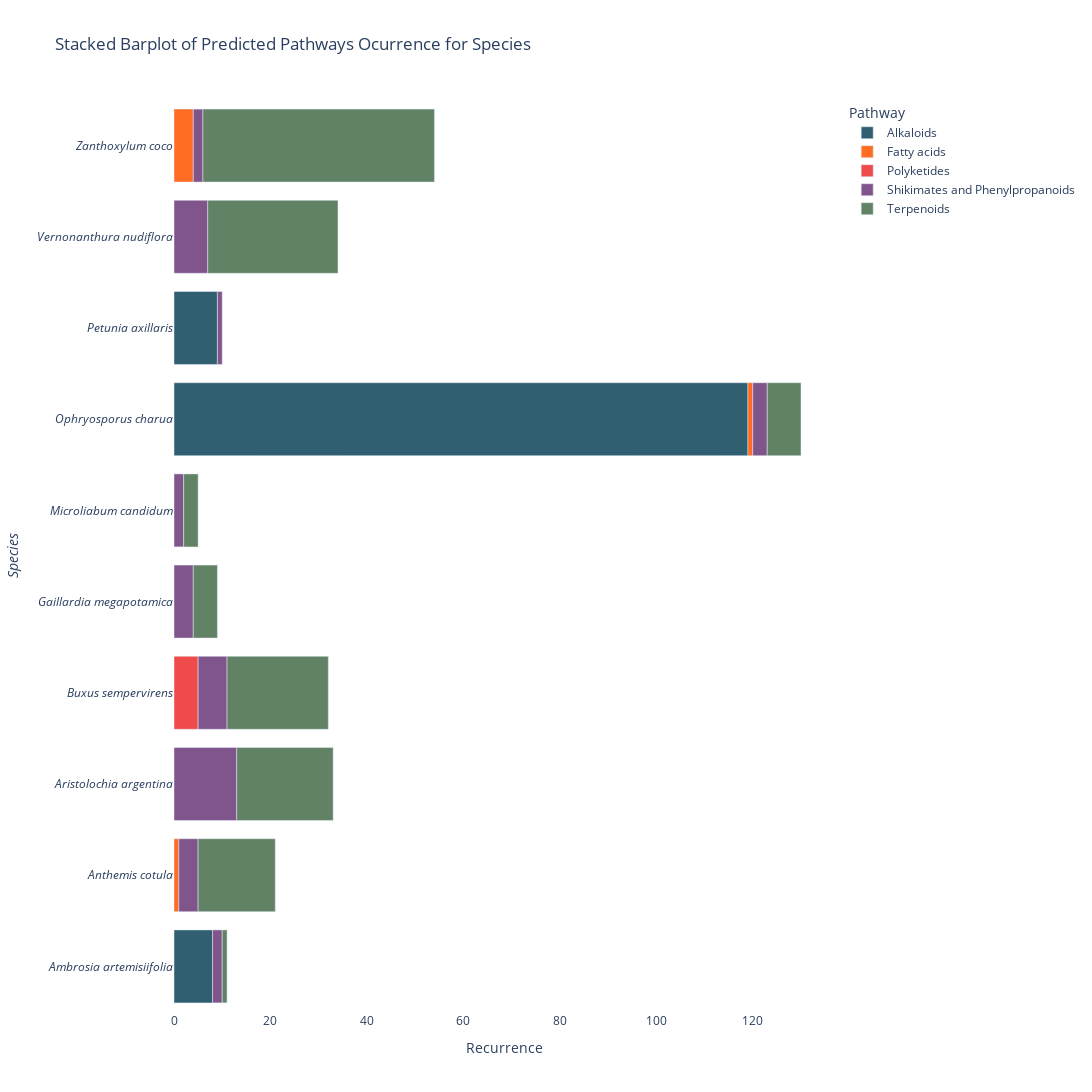
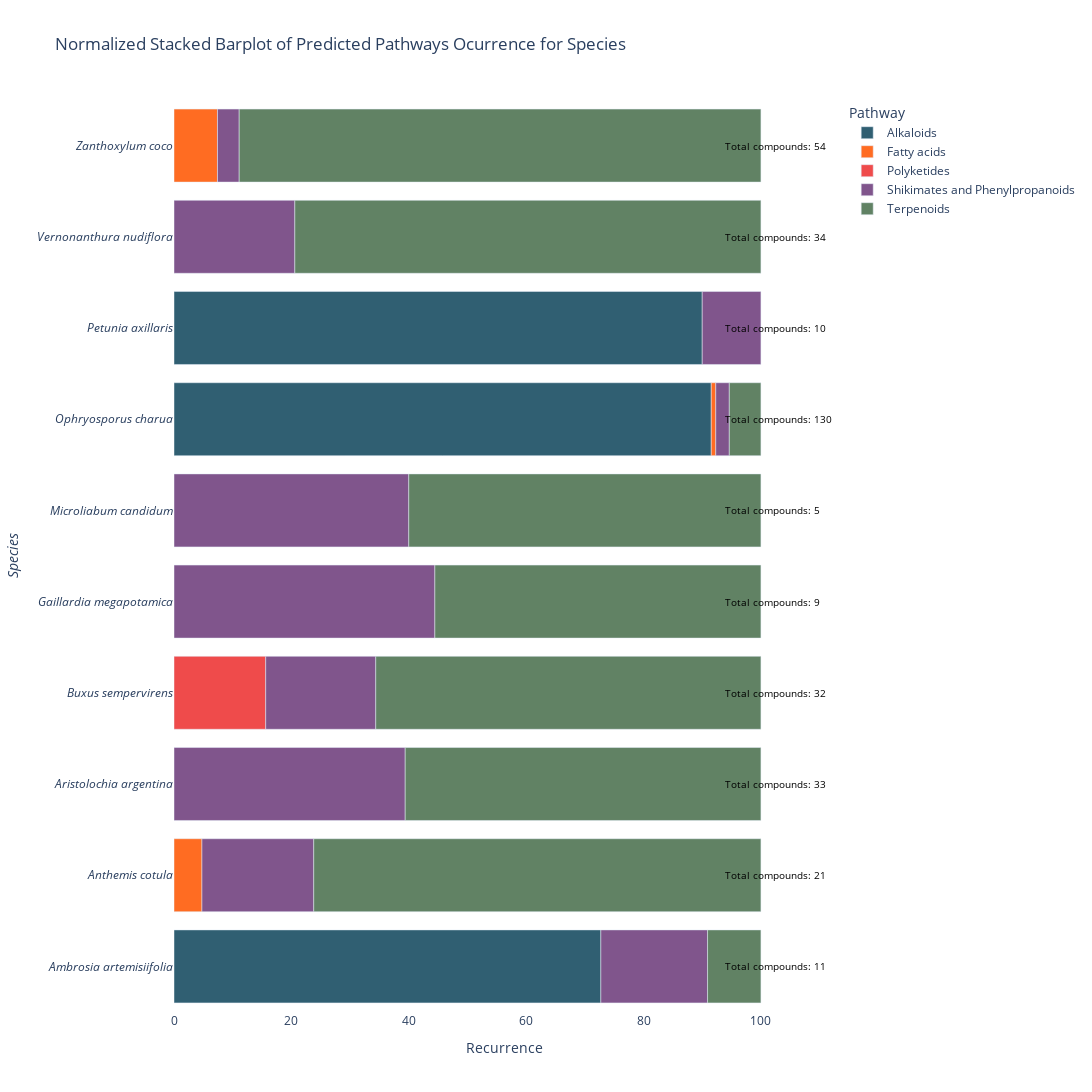

The cell these charts' notebook holds for them, in order:
### Markdown cell above
# BARPLOT PATHWAY - SPECIES

### Code cell
barplot_pathway_species(output_folder)
barplot_pathway_species_normalized(output_folder)

### Figure 1 — Plotly figure (JSON) as saved in the notebook; plotly's stock layout.template omitted (floating-point values rounded to 4 significant figures)
{"data": [{"alignmentgroup": "True", "hovertemplate": "Pathway=Alkaloids<br>Recurrence=%{x}<br>species=%{y}<extra></extra>", "legendgroup": "Alkaloids", "marker": {"color": "#305F72", "pattern": {"shape": ""}}, "name": "Alkaloids", "offsetgroup": "Alkaloids", "orientation": "h", "showlegend": true, "textposition": "auto", "type": "bar", "x": [9, 119, 8], "xaxis": "x", "y": ["Aristolochia argentina", "Buxus sempervirens", "Zanthoxylum coco"], "yaxis": "y"}, {"alignmentgroup": "True", "hovertemplate": "Pathway=Fatty acids<br>Recurrence=%{x}<br>species=%{y}<extra></extra>", "legendgroup": "Fatty acids", "marker": {"color": "#FF6C22", "pattern": {"shape": ""}}, "name": "Fatty acids", "offsetgroup": "Fatty acids", "orientation": "h", "showlegend": true, "textposition": "auto", "type": "bar", "x": [4, 1, 1], "xaxis": "x", "y": ["Ambrosia artemisiifolia", "Buxus sempervirens", "Vernonanthura nudiflora"], "yaxis": "y"}, {"alignmentgroup": "True", "hovertemplate": "Pathway=Polyketides<br>Recurrence=%{x}<br>species=%{y}<extra></extra>", "legendgroup": "Polyketides", "marker": {"color": "#EF4B4B", "pattern": {"shape": ""}}, "name": "Polyketides", "offsetgroup": "Polyketides", "orientation": "h", "showlegend": true, "textposition": "auto", "type": "bar", "x": [5], "xaxis": "x", "y": ["Ophryosporus charua"], "yaxis": "y"}, {"alignmentgroup": "True", "hovertemplate": "Pathway=Shikimates and Phenylpropanoids<br>Recurrence=%{x}<br>species=%{y}<extra></extra>", "legendgroup": "Shikimates and Phenylpropanoids", "marker": {"color": "#80558C", "pattern": {"shape": ""}}, "name": "Shikimates and Phenylpropanoids", "offsetgroup": "Shikimates and Phenylpropanoids", "orientation": "h", "showlegend": true, "textposition": "auto", "type": "bar", "x": [2, 7, 1, 3, 2, 4, 6, 13, 4, 2], "xaxis": "x", "y": ["Ambrosia artemisiifolia", "Anthemis cotula", "Aristolochia argentina", "Buxus sempervirens", "Gaillardia megapotamica", "Microliabum candidum", "Ophryosporus charua", "Petunia axillaris", "Vernonanthura nudiflora", "Zanthoxylum coco"], "yaxis": "y"}, {"alignmentgroup": "True", "hovertemplate": "Pathway=Terpenoids<br>Recurrence=%{x}<br>species=%{y}<extra></extra>", "legendgroup": "Terpenoids", "marker": {"color": "#618264", "pattern": {"shape": ""}}, "name": "Terpenoids", "offsetgroup": "Terpenoids", "orientation": "h", "showlegend": true, "textposition": "auto", "type": "bar", "x": [48, 27, 7, 3, 5, 21, 20, 16, 1], "xaxis": "x", "y": ["Ambrosia artemisiifolia", "Anthemis cotula", "Buxus sempervirens", "Gaillardia megapotamica", "Microliabum candidum", "Ophryosporus charua", "Petunia axillaris", "Vernonanthura nudiflora", "Zanthoxylum coco"], "yaxis": "y"}], "layout": {"barmode": "relative", "height": 1500, "legend": {"title": {"text": "Pathway"}, "tracegroupgap": 0}, "plot_bgcolor": "white", "title": {"text": "Stacked Barplot of Predicted Pathways Ocurrence for Species"}, "width": 1500, "xaxis": {"anchor": "y", "domain": [0, 1], "title": {"text": "Recurrence"}}, "yaxis": {"anchor": "x", "categoryarray": ["Zanthoxylum coco", "Vernonanthura nudiflora", "Petunia axillaris", "Ophryosporus charua", "Microliabum candidum", "Gaillardia megapotamica", "Buxus sempervirens", "Aristolochia argentina", "Anthemis cotula", "Ambrosia artemisiifolia"], "categoryorder": "array", "domain": [0, 1], "tickmode": "array", "ticktext": ["<i>Ambrosia artemisiifolia</i>", "<i>Anthemis cotula</i>", "<i>Aristolochia argentina</i>", "<i>Buxus sempervirens</i>", "<i>Gaillardia megapotamica</i>", "<i>Microliabum candidum</i>", "<i>Ophryosporus charua</i>", "<i>Petunia axillaris</i>", "<i>Vernonanthura nudiflora</i>", "<i>Zanthoxylum coco</i>"], "tickvals": [0, 1, 2, 3, 4, 5, 6, 7, 8, 9], "title": {"text": "<i>Species<i>"}}}}

### Figure 2 — Plotly figure (JSON) as saved in the notebook; plotly's stock layout.template omitted (floating-point values rounded to 4 significant figures)
{"data": [{"alignmentgroup": "True", "hovertemplate": "Pathway=Alkaloids<br>Recurrence=%{x}<br>species=%{y}<extra></extra>", "legendgroup": "Alkaloids", "marker": {"color": "#305F72", "pattern": {"shape": ""}}, "name": "Alkaloids", "offsetgroup": "Alkaloids", "orientation": "h", "showlegend": true, "textposition": "auto", "type": "bar", "x": [90, 91.54, 72.73], "xaxis": "x", "y": ["Aristolochia argentina", "Buxus sempervirens", "Zanthoxylum coco"], "yaxis": "y"}, {"alignmentgroup": "True", "hovertemplate": "Pathway=Fatty acids<br>Recurrence=%{x}<br>species=%{y}<extra></extra>", "legendgroup": "Fatty acids", "marker": {"color": "#FF6C22", "pattern": {"shape": ""}}, "name": "Fatty acids", "offsetgroup": "Fatty acids", "orientation": "h", "showlegend": true, "textposition": "auto", "type": "bar", "x": [7.407, 0.7692, 4.762], "xaxis": "x", "y": ["Ambrosia artemisiifolia", "Buxus sempervirens", "Vernonanthura nudiflora"], "yaxis": "y"}, {"alignmentgroup": "True", "hovertemplate": "Pathway=Polyketides<br>Recurrence=%{x}<br>species=%{y}<extra></extra>", "legendgroup": "Polyketides", "marker": {"color": "#EF4B4B", "pattern": {"shape": ""}}, "name": "Polyketides", "offsetgroup": "Polyketides", "orientation": "h", "showlegend": true, "textposition": "auto", "type": "bar", "x": [15.62], "xaxis": "x", "y": ["Ophryosporus charua"], "yaxis": "y"}, {"alignmentgroup": "True", "hovertemplate": "Pathway=Shikimates and Phenylpropanoids<br>Recurrence=%{x}<br>species=%{y}<extra></extra>", "legendgroup": "Shikimates and Phenylpropanoids", "marker": {"color": "#80558C", "pattern": {"shape": ""}}, "name": "Shikimates and Phenylpropanoids", "offsetgroup": "Shikimates and Phenylpropanoids", "orientation": "h", "showlegend": true, "textposition": "auto", "type": "bar", "x": [3.704, 20.59, 10, 2.308, 40, 44.44, 18.75, 39.39, 19.05, 18.18], "xaxis": "x", "y": ["Ambrosia artemisiifolia", "Anthemis cotula", "Aristolochia argentina", "Buxus sempervirens", "Gaillardia megapotamica", "Microliabum candidum", "Ophryosporus charua", "Petunia axillaris", "Vernonanthura nudiflora", "Zanthoxylum coco"], "yaxis": "y"}, {"alignmentgroup": "True", "hovertemplate": "Pathway=Terpenoids<br>Recurrence=%{x}<br>species=%{y}<extra></extra>", "legendgroup": "Terpenoids", "marker": {"color": "#618264", "pattern": {"shape": ""}}, "name": "Terpenoids", "offsetgroup": "Terpenoids", "orientation": "h", "showlegend": true, "textposition": "auto", "type": "bar", "x": [88.89, 79.41, 5.385, 60, 55.56, 65.62, 60.61, 76.19, 9.091], "xaxis": "x", "y": ["Ambrosia artemisiifolia", "Anthemis cotula", "Buxus sempervirens", "Gaillardia megapotamica", "Microliabum candidum", "Ophryosporus charua", "Petunia axillaris", "Vernonanthura nudiflora", "Zanthoxylum coco"], "yaxis": "y"}], "layout": {"annotations": [{"font": {"color": "black", "size": 10}, "showarrow": false, "text": "Total compounds: 54", "x": 93.54, "xanchor": "left", "y": "Ambrosia artemisiifolia", "yanchor": "middle"}, {"font": {"color": "black", "size": 10}, "showarrow": false, "text": "Total compounds: 34", "x": 93.54, "xanchor": "left", "y": "Anthemis cotula", "yanchor": "middle"}, {"font": {"color": "black", "size": 10}, "showarrow": false, "text": "Total compounds: 10", "x": 93.54, "xanchor": "left", "y": "Aristolochia argentina", "yanchor": "middle"}, {"font": {"color": "black", "size": 10}, "showarrow": false, "text": "Total compounds: 130", "x": 93.54, "xanchor": "left", "y": "Buxus sempervirens", "yanchor": "middle"}, {"font": {"color": "black", "size": 10}, "showarrow": false, "text": "Total compounds: 5", "x": 93.54, "xanchor": "left", "y": "Gaillardia megapotamica", "yanchor": "middle"}, {"font": {"color": "black", "size": 10}, "showarrow": false, "text": "Total compounds: 9", "x": 93.54, "xanchor": "left", "y": "Microliabum candidum", "yanchor": "middle"}, {"font": {"color": "black", "size": 10}, "showarrow": false, "text": "Total compounds: 32", "x": 93.54, "xanchor": "left", "y": "Ophryosporus charua", "yanchor": "middle"}, {"font": {"color": "black", "size": 10}, "showarrow": false, "text": "Total compounds: 33", "x": 93.54, "xanchor": "left", "y": "Petunia axillaris", "yanchor": "middle"}, {"font": {"color": "black", "size": 10}, "showarrow": false, "text": "Total compounds: 21", "x": 93.54, "xanchor": "left", "y": "Vernonanthura nudiflora", "yanchor": "middle"}, {"font": {"color": "black", "size": 10}, "showarrow": false, "text": "Total compounds: 11", "x": 93.54, "xanchor": "left", "y": "Zanthoxylum coco", "yanchor": "middle"}], "barmode": "relative", "height": 1500, "legend": {"title": {"text": "Pathway"}, "tracegroupgap": 0}, "plot_bgcolor": "white", "title": {"text": "Normalized Stacked Barplot of Predicted Pathways Ocurrence for Species"}, "width": 1500, "xaxis": {"anchor": "y", "domain": [0, 1], "title": {"text": "Recurrence"}}, "yaxis": {"anchor": "x", "categoryarray": ["Zanthoxylum coco", "Vernonanthura nudiflora", "Petunia axillaris", "Ophryosporus charua", "Microliabum candidum", "Gaillardia megapotamica", "Buxus sempervirens", "Aristolochia argentina", "Anthemis cotula", "Ambrosia artemisiifolia"], "categoryorder": "array", "domain": [0, 1], "tickmode": "array", "ticktext": ["<i>Ambrosia artemisiifolia</i>", "<i>Anthemis cotula</i>", "<i>Aristolochia argentina</i>", "<i>Buxus sempervirens</i>", "<i>Gaillardia megapotamica</i>", "<i>Microliabum candidum</i>", "<i>Ophryosporus charua</i>", "<i>Petunia axillaris</i>", "<i>Vernonanthura nudiflora</i>", "<i>Zanthoxylum coco</i>"], "tickvals": [0, 1, 2, 3, 4, 5, 6, 7, 8, 9], "title": {"text": "<i>Species<i>"}}}}
